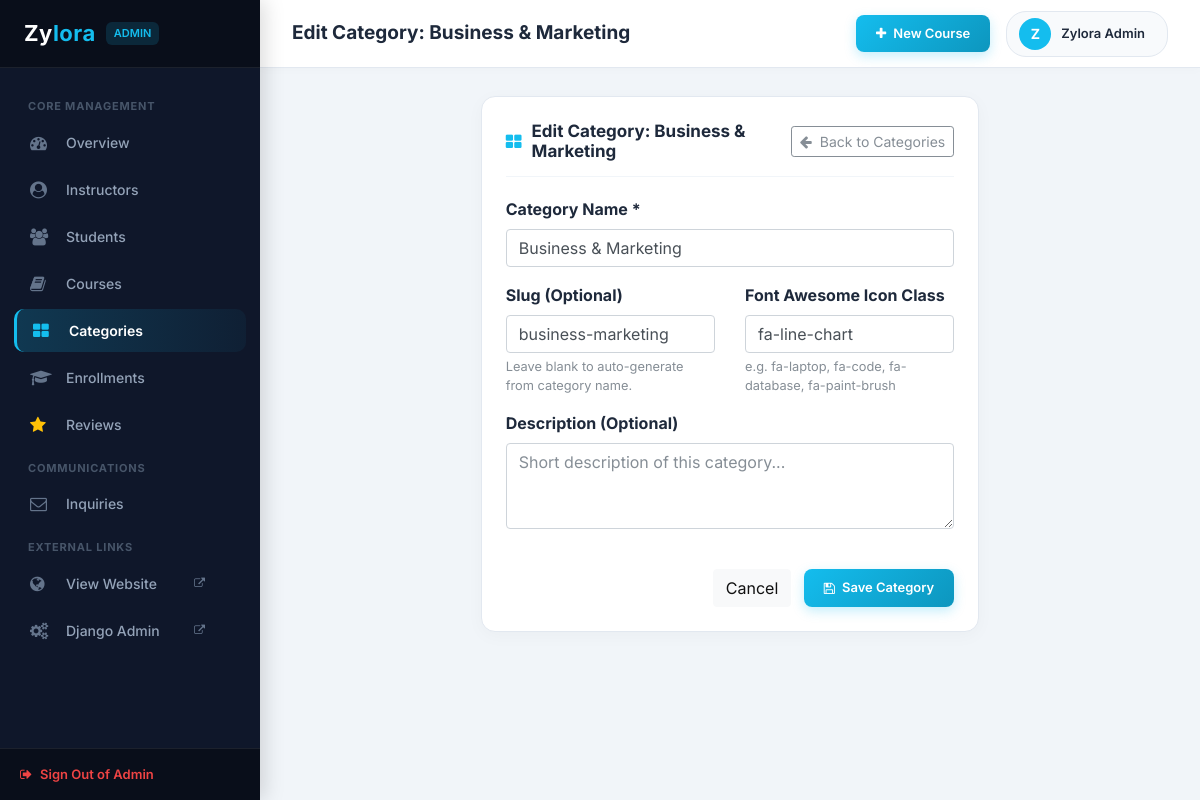
Page /admin-panel/categories/5/edit/ (signed in) on the committed database.
### backend/models.py (models this page shows, shortened)
class Category(models.Model):
    name = models.CharField(max_length=100, unique=True)
    slug = models.SlugField(max_length=120, unique=True, blank=True)
    icon = models.CharField(max_length=50, default='fa-laptop', help_text='Font Awesome class name')
    description = models.TextField(blank=True, default='')
    created_at = models.DateTimeField(auto_now_add=True)
    class Meta:
        verbose_name = 'Course Category'
        verbose_name_plural = 'Course Categories'
        ordering = ['name']

### backend/views.py (the view)
# urls.py: path('categories/<int:category_id>/edit/', views.category_edit, name='category_edit'),
@user_passes_test(is_superuser, login_url='backend:admin_login')
def category_edit(request, category_id):
    category = get_object_or_404(Category, id=category_id)
    if request.method == 'POST':
        form = CategoryForm(request.POST, instance=category)
        if form.is_valid():
            form.save()
            messages.success(request, f"Category '{category.name}' was updated successfully!")
            return redirect('backend:categories_list')
    else:
        form = CategoryForm(instance=category)
    return render(request, 'backend/category_form.html', {'form': form, 'category': category, 'title': f"Edit Category: {category.name}"})

### backend/forms.py
class CategoryForm(forms.ModelForm):
    class Meta:
        model = Category
        fields = ['name', 'slug', 'icon', 'description']
        widgets = {
            'name': forms.TextInput(attrs={'class': 'form-control', 'placeholder': 'Category Name'}),
            'slug': forms.TextInput(attrs={'class': 'form-control', 'placeholder': 'category-slug (optional)'}),
            'icon': forms.TextInput(attrs={'class': 'form-control', 'placeholder': 'fa-laptop'}),
            'description': forms.Textarea(attrs={'class': 'form-control', 'rows': 3, 'placeholder': 'Short description of this category...'}),
        }

### backend/views.py (called while the page is built)
def is_superuser(user):
    return user.is_authenticated and user.is_superuser

### backend/templates/backend/category_form.html (shortened to what this page needs)
{% extends 'backend/base_admin.html' %}
{% block page_title %}{{ title }}{% endblock %}
{% block admin_content %}
<div class="row">
	<div class="col-lg-7 mx-auto">
		<div class="dash_panel">
			<div class="dash_panel_header">
				<h3 class="dash_panel_title"><i class="fa fa-th-large"></i> {{ title }}</h3>
				<a href="{% url 'backend:categories_list' %}" class="btn btn-outline-secondary btn-sm">
					<i class="fa fa-arrow-left mr-1"></i> Back to Categories
				</a>
			</div>
			<form method="post">
				<div class="form-group mb-3">
					<label class="font-weight-bold">Category Name *</label>
					{{ form.name }}
				</div>
				<div class="row">
					<div class="col-md-6 form-group mb-3">
						<label class="font-weight-bold">Slug (Optional)</label>
						{{ form.slug }}
						<small class="form-text text-muted">Leave blank to auto-generate from category name.</small>
					</div>
					<div class="col-md-6 form-group mb-3">
						<label class="font-weight-bold">Font Awesome Icon Class</label>
						{{ form.icon }}
						<small class="form-text text-muted">e.g. fa-laptop, fa-code, fa-database, fa-paint-brush</small>
					</div>
				</div>
				<div class="form-group mb-4">
					<label class="font-weight-bold">Description (Optional)</label>
					{{ form.description }}
				</div>
				<div class="border-top pt-3 text-right">
					<a href="{% url 'backend:categories_list' %}" class="btn btn-light mr-2">Cancel</a>
					<button type="submit" class="btn_admin_primary">
						<i class="fa fa-save"></i> Save Category
					</button>
				</div>
			</form>
		</div>
	</div>
</div>
{% endblock %}

### backend/templates/backend/base_admin.html (shortened to what this page needs)
{% load static %}
<!DOCTYPE html>
<html lang="en">
<head>
<link rel="stylesheet" type="text/css" href="{% static 'frontend/styles/bootstrap4/bootstrap.min.css' %}">
<link href="{% static 'frontend/plugins/font-awesome-4.7.0/css/font-awesome.min.css' %}" rel="stylesheet" type="text/css">
</head>
<body>
<aside class="admin_sidebar">
	<div class="sidebar_brand">
		<a href="{% url 'backend:dashboard' %}">Zy<span>lora</span></a>
		<span class="badge_admin">{% if request.user.is_superuser %}Admin{% else %}Instructor{% endif %}</span>
	</div>
	<ul class="sidebar_menu">
		<div class="menu_heading">Core Management</div>
		<li class="sidebar_item">
			<a href="{% url 'backend:dashboard' %}" class="sidebar_link {% if request.resolver_match.url_name == 'dashboard' %}active{% endif %}">
				<i class="fa fa-dashboard"></i> Overview
			</a>
		</li>
		{% if request.user.is_superuser %}
		<li class="sidebar_item">
			<a href="{% url 'backend:instructors_list' %}" class="sidebar_link {% if request.resolver_match.url_name in 'instructors_list,instructor_create' %}active{% endif %}">
				<i class="fa fa-user-circle"></i> Instructors
			</a>
		</li>
		{% endif %}
		<li class="sidebar_item">
			<a href="{% url 'backend:students_list' %}" class="sidebar_link {% if request.resolver_match.url_name in 'students_list,student_edit' %}active{% endif %}">
				<i class="fa fa-users"></i> Students
			</a>
		</li>
		<li class="sidebar_item">
			<a href="{% url 'backend:courses_list' %}" class="sidebar_link {% if request.resolver_match.url_name in 'courses_list,course_create,course_edit,course_lessons,lesson_create,lesson_edit' %}active{% endif %}">
				<i class="fa fa-book"></i> Courses
			</a>
		</li>
		<li class="sidebar_item">
			<a href="{% url 'backend:categories_list' %}" class="sidebar_link {% if request.resolver_match.url_name in 'categories_list,category_create,category_edit' %}active{% endif %}">
				<i class="fa fa-th-large"></i> Categories
			</a>
		</li>
		<li class="sidebar_item">
			<a href="{% url 'backend:enrollments_list' %}" class="sidebar_link {% if request.resolver_match.url_name in 'enrollments_list,enrollment_detail' %}active{% endif %}">
				<i class="fa fa-graduation-cap"></i> Enrollments
			</a>
		</li>
		<li class="sidebar_item">
			<a href="{% url 'backend:reviews_list' %}" class="sidebar_link {% if request.resolver_match.url_name == 'reviews_list' %}active{% endif %}">
				<i class="fa fa-star text-warning"></i> Reviews
			</a>
		</li>
		<div class="menu_heading">Communications</div>
		<li class="sidebar_item">
			<a href="{% url 'backend:messages_list' %}" class="sidebar_link {% if request.resolver_match.url_name == 'messages_list' %}active{% endif %}">
				<i class="fa fa-envelope-o"></i> Inquiries
			</a>
		</li>
		<div class="menu_heading">External Links</div>
		<li class="sidebar_item">
			<a href="{% url 'frontend:index' %}" target="_blank" class="sidebar_link">
				<i class="fa fa-globe"></i> View Website <i class="fa fa-external-link ml-auto" style="font-size: 11px;"></i>
			</a>
		</li>
		<li class="sidebar_item">
			<a href="/admin/" target="_blank" class="sidebar_link">
				<i class="fa fa-cogs"></i> Django Admin <i class="fa fa-external-link ml-auto" style="font-size: 11px;"></i>
			</a>
		</li>
	</ul>
	<div class="sidebar_footer">
		<a href="{% url 'backend:admin_logout' %}" style="color: #ef4444; font-size: 13px; font-weight: 600; text-decoration: none; display: flex; align-items: center;">
			<i class="fa fa-sign-out mr-2"></i> Sign Out of Admin
		</a>
	</div>
</aside>
<header class="admin_topbar">
	<div class="topbar_left">
		<h1>{% block page_title %}Admin Dashboard{% endblock %}</h1>
	</div>
	<div class="topbar_right">
		<a href="{% url 'backend:course_create' %}" class="btn_admin_primary mr-3">
			<i class="fa fa-plus"></i> New Course
		</a>
		<div class="admin_user_pill">
			<div class="admin_avatar">
				{{ request.user.first_name|first|default:request.user.username|first|upper }}
			</div>
			<div class="admin_user_name">
				{{ request.user.get_full_name|default:request.user.username }}
			</div>
		</div>
	</div>
</header>
<main class="admin_main">
	{% block admin_content %}{% endblock %}
</main>
</body>
</html>

### backend/templates/backend/base_admin.html (style rules this page uses)
:root { --sidebar-width: 260px; --sidebar-bg: #0f172a; --sidebar-hover: #1e293b; --sidebar-active: #14bdee; --primary: #14bdee; --primary-dark: #0d96be; --topbar-height: 68px; --bg-main: #f1f5f9; --card-bg: #ffffff; --text-dark: #1e293b; --text-muted: #64748b; }
body { font-family: 'Inter', sans-serif; background-color: var(--bg-main); color: var(--text-dark); margin: 0; overflow-x: hidden; }
.admin_sidebar { width: var(--sidebar-width); height: 100vh; position: fixed; top: 0; left: 0; background: var(--sidebar-bg); color: #94a3b8; z-index: 1000; display: flex; flex-direction: column; transition: all 0.3s ease; box-shadow: 4px 0 20px rgba(0, 0, 0, 0.15); }
.sidebar_brand { height: var(--topbar-height); display: flex; align-items: center; padding: 0 24px; border-bottom: 1px solid rgba(255, 255, 255, 0.08); background: #090e1a; }
.sidebar_brand a { font-size: 22px; font-weight: 700; color: #ffffff; text-decoration: none; letter-spacing: 0.5px; }
.sidebar_brand a span { color: var(--primary); }
.sidebar_brand .badge_admin { background: rgba(20, 189, 238, 0.15); color: var(--primary); font-size: 11px; font-weight: 600; padding: 3px 8px; border-radius: 6px; margin-left: 10px; text-transform: uppercase; }
.sidebar_menu { list-style: none; padding: 20px 14px; margin: 0; flex-grow: 1; overflow-y: auto; }
.menu_heading { font-size: 11px; font-weight: 700; text-transform: uppercase; color: #475569; letter-spacing: 0.8px; padding: 10px 14px 6px 14px; }
.sidebar_item { margin-bottom: 4px; }
.sidebar_link { display: flex; align-items: center; padding: 11px 16px; border-radius: 10px; color: #94a3b8; text-decoration: none; font-size: 14px; font-weight: 500; transition: all 0.2s ease; }
.sidebar_link i { font-size: 17px; width: 24px; margin-right: 12px; color: #64748b; transition: color 0.2s ease; }
.sidebar_link.active { background: linear-gradient(90deg, rgba(20, 189, 238, 0.2) 0%, rgba(20, 189, 238, 0.05) 100%); color: #ffffff; font-weight: 600; border-left: 3px solid var(--primary); }
.sidebar_link.active i { color: var(--primary); }
.sidebar_footer { padding: 16px 20px; border-top: 1px solid rgba(255, 255, 255, 0.08); background: #090e1a; }
.admin_topbar { height: var(--topbar-height); position: fixed; top: 0; right: 0; left: var(--sidebar-width); background: #ffffff; border-bottom: 1px solid #e2e8f0; z-index: 999; display: flex; align-items: center; justify-content: space-between; padding: 0 32px; box-shadow: 0 2px 10px rgba(0, 0, 0, 0.02); transition: left 0.3s ease; }
.topbar_left { display: flex; align-items: center; }
.topbar_left h1 { font-size: 19px; font-weight: 700; color: var(--text-dark); margin: 0; }
.topbar_right { display: flex; align-items: center; }
.admin_user_pill { display: flex; align-items: center; padding: 6px 12px; background: #f8fafc; border: 1px solid #e2e8f0; border-radius: 20px; }
.admin_avatar { width: 32px; height: 32px; border-radius: 50%; background: var(--primary); color: #ffffff; display: flex; align-items: center; justify-content: center; font-size: 14px; font-weight: 700; margin-right: 10px; }
.admin_user_name { font-size: 13px; font-weight: 600; color: var(--text-dark); margin-right: 10px; }
.admin_main { margin-left: var(--sidebar-width); padding: calc(var(--topbar-height) + 28px) 32px 50px 32px; min-height: 100vh; transition: margin-left 0.3s ease; }
.dash_panel { background: var(--card-bg); border-radius: 14px; border: 1px solid #e2e8f0; box-shadow: 0 4px 18px rgba(0, 0, 0, 0.03); padding: 24px; margin-bottom: 28px; }
.dash_panel_header { display: flex; align-items: center; justify-content: space-between; margin-bottom: 20px; padding-bottom: 14px; border-bottom: 1px solid #f1f5f9; }
.dash_panel_title { font-size: 17px; font-weight: 700; color: var(--text-dark); margin: 0; display: flex; align-items: center; }
.dash_panel_title i { color: var(--primary); margin-right: 10px; }
.btn_admin_primary { background: linear-gradient(135deg, #14bdee 0%, #0d96be 100%); color: #ffffff; border: none; padding: 9px 20px; border-radius: 8px; font-size: 13px; font-weight: 600; display: inline-flex; align-items: center; cursor: pointer; transition: all 0.2s ease; box-shadow: 0 4px 12px rgba(20, 189, 238, 0.25); text-decoration: none; }
.btn_admin_primary i { margin-right: 7px; }

### rows in the picture
Category: name "Business & Marketing", slug "business-marketing", icon "fa-line-chart"

### other values in the picture
{{ title }} "Edit Category: Business & Marketing"
{{ request.user.get_full_name|default:request.user.username }} "Zylora Admin"
